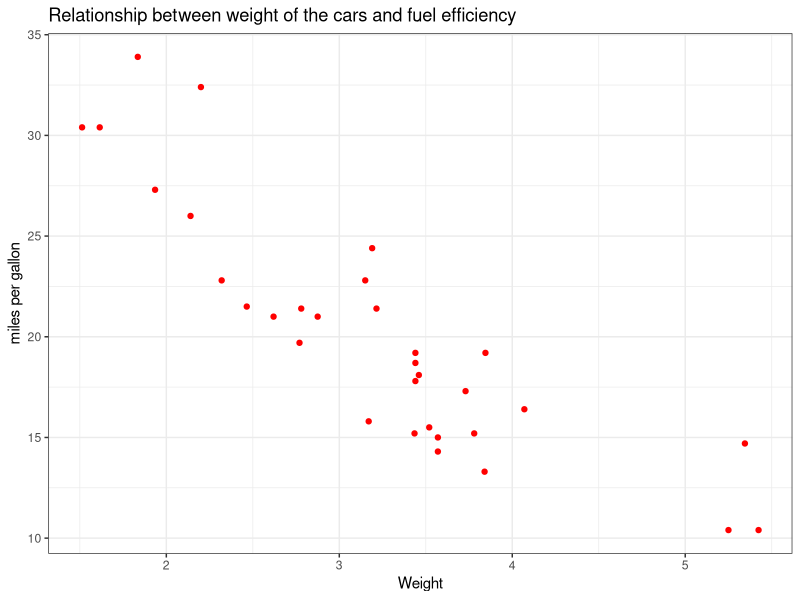
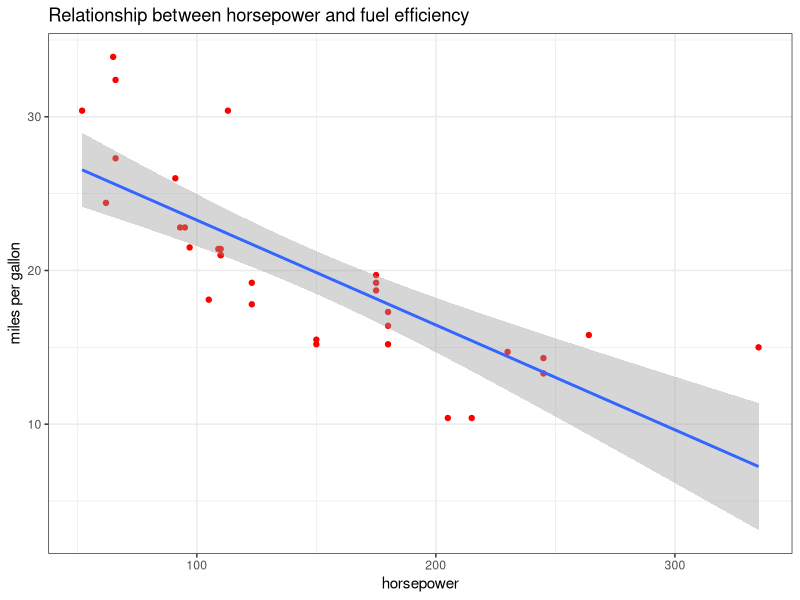
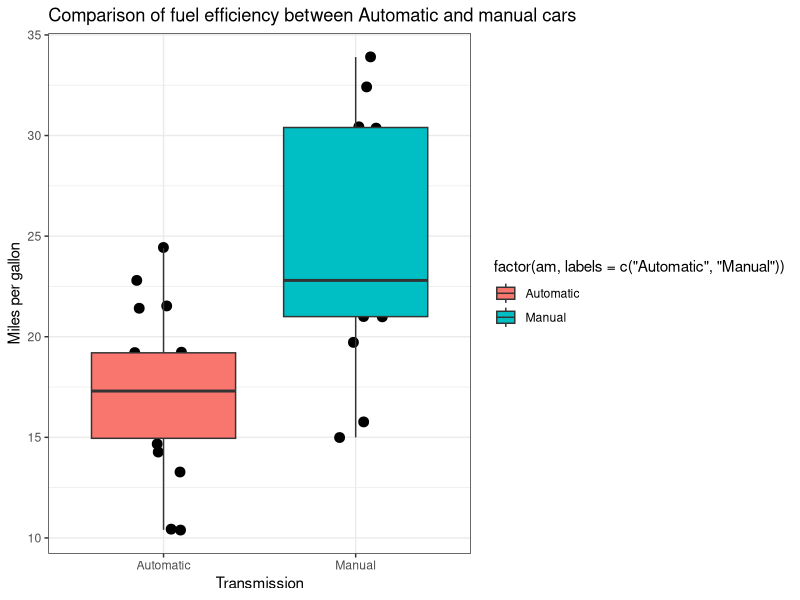
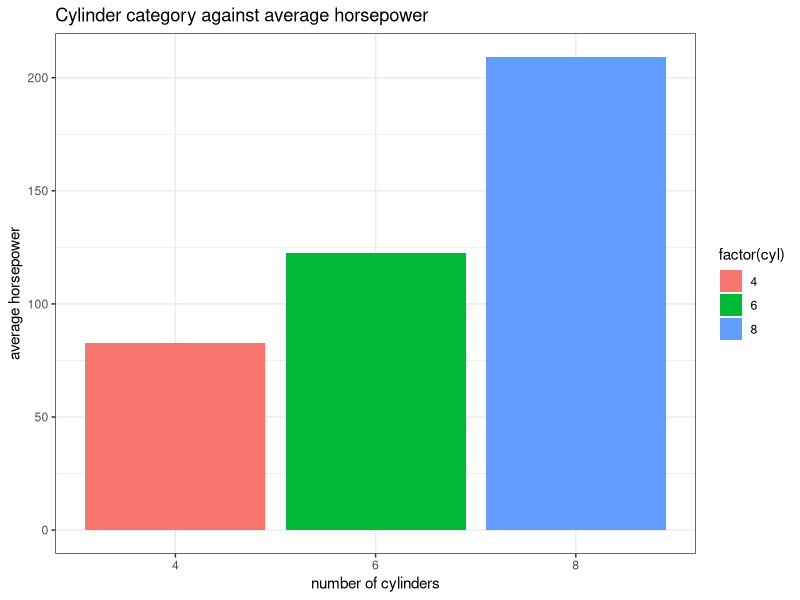
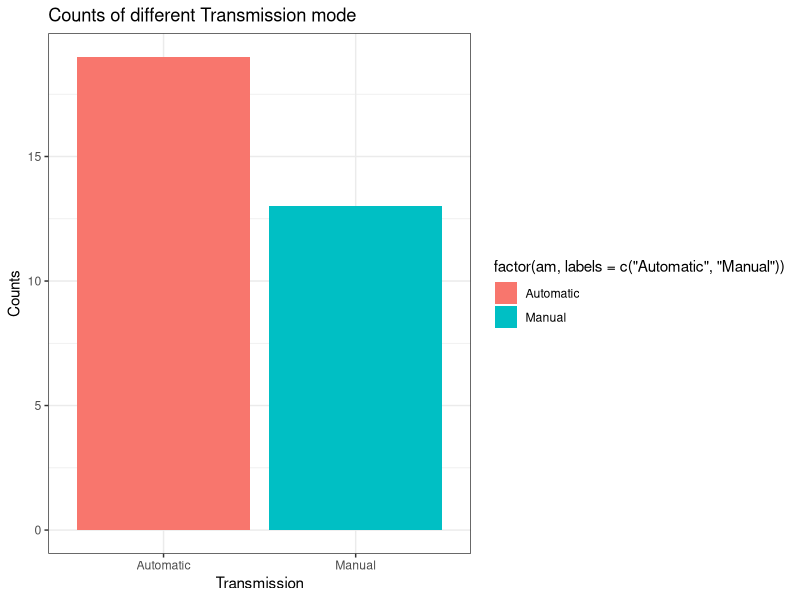
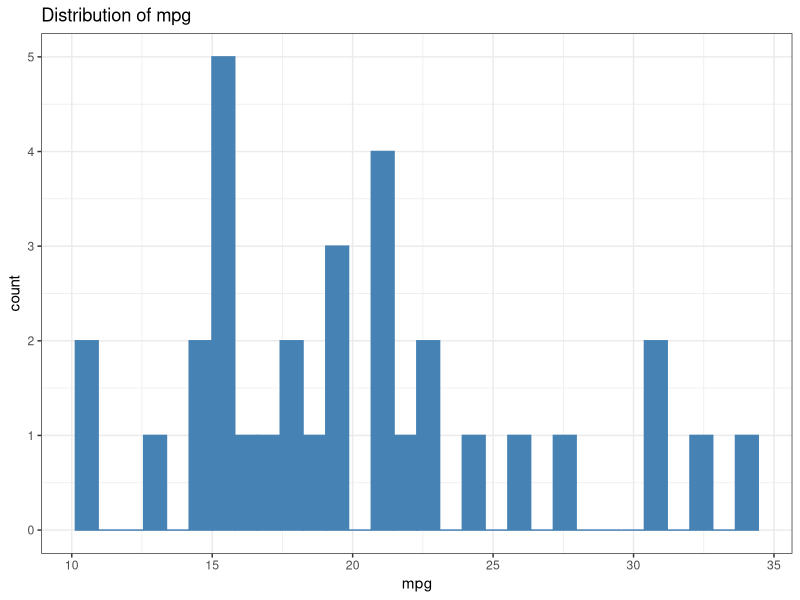
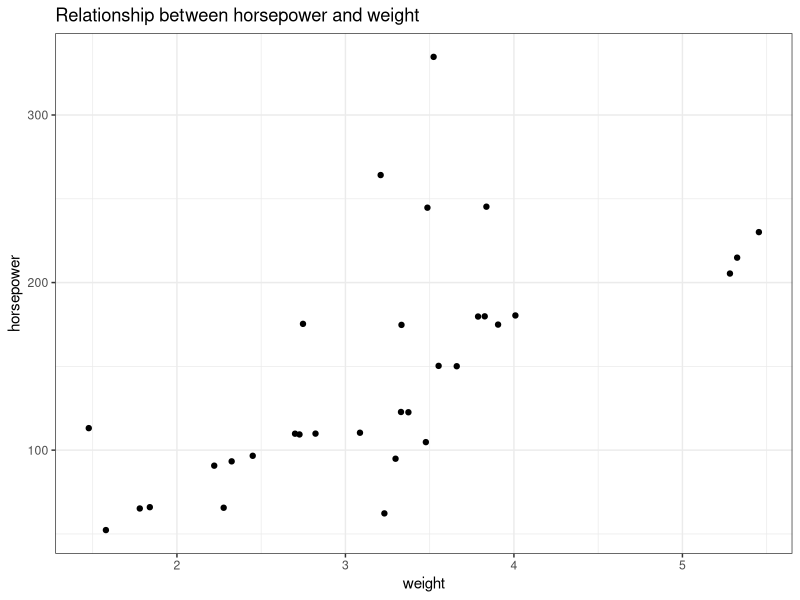
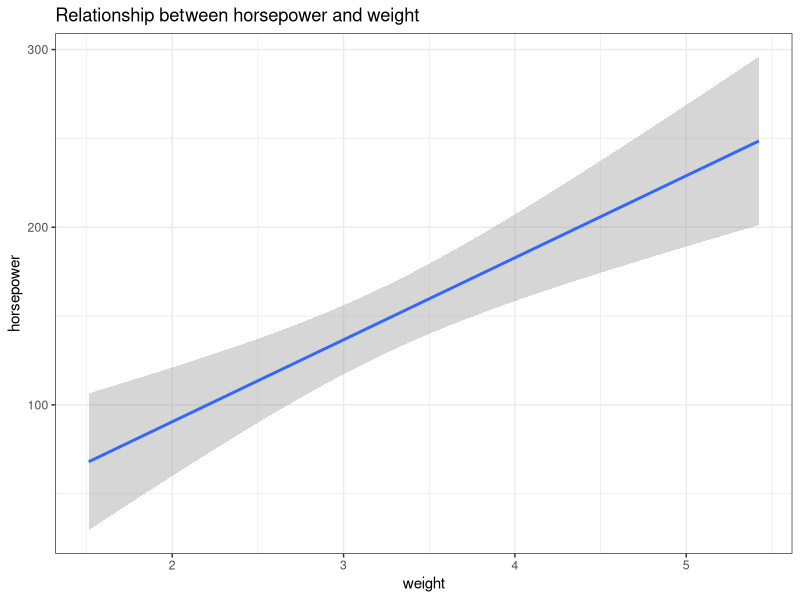

These charts were generated, in order, by the following R code:
## ---- chunk 1
head(mtcars)
## ---- chunk 2
str(mtcars)
## ---- chunk 3
summary(mtcars)
## ---- chunk 4
library(tidyverse)
mtcars%>%
  ggplot(aes(wt,mpg))+
  geom_point(color="red")+
  labs(title="Relationship between weight of the cars and fuel efficiency",
       x="Weight",y="miles per gallon")+
  theme_bw()
  
## ---- chunk 5
mtcars%>%
  ggplot(aes(hp,mpg))+
  geom_point(color="red")+
  geom_smooth(method="lm",se=T)+
  labs(title="Relationship between horsepower and fuel efficiency",x=
         "horsepower",y="miles per gallon")+
  theme_bw()
## ---- chunk 6
#| message: false
mtcars%>%
  ggplot(aes(factor(am,labels=c("Automatic","Manual")),mpg,fill=factor(am,labels=c("Automatic","Manual"))))+
  geom_jitter(width = 0.15, size = 3)+
  geom_boxplot()+
  labs(title="Comparison of fuel efficiency between Automatic and manual cars",x="Transmission",y="Miles per gallon")+
  theme_bw()
## ---- chunk 7
#| message: false

mtcars%>%
  group_by(cyl)%>%
  summarise(avg_hp=mean(hp))%>%
  ggplot(aes(factor(cyl),avg_hp,fill=factor(cyl)))+
  geom_col()+
  labs(title="Cylinder category against average horsepower",y="average horsepower",x="number of cylinders")+
  theme_bw()
 
## ---- chunk 8
mtcars%>%
  ggplot(aes(factor(am,labels=c("Automatic","Manual")),fill=factor(am,labels=c("Automatic","Manual"))))+
  geom_bar()+
  labs(title="Counts of different Transmission mode",y="Counts",x="Transmission")+
  theme_bw()
## ---- chunk 9
mtcars%>%
  ggplot(aes(mpg))+
  geom_histogram(fill="steelblue",color="steelblue")+
  labs(title="Distribution of mpg")+
  theme_bw()
## ---- chunk 10
mtcars%>%
  ggplot(aes(wt,hp))+
  geom_jitter(width=0.15)+
  labs(title="Relationship between horsepower and weight",y="horsepower",x="weight")+
  theme_bw()

mtcars%>%
  ggplot(aes(wt,hp))+
  geom_smooth(method="lm")+
  labs(title="Relationship between horsepower and weight",y="horsepower",x="weight")+
  theme_bw()
## ---- chunk 11
mtcars%>%
  ggplot(aes(factor(cyl),mpg,fill=factor(cyl)))+
  geom_boxplot()+
  labs(title="Distribution of fuel efficincy by the numbers of cylinders ",x="No.cylinders",y="Miles per gallon")+
  theme_bw()
## ---- chunk 12
cor(mtcars)
